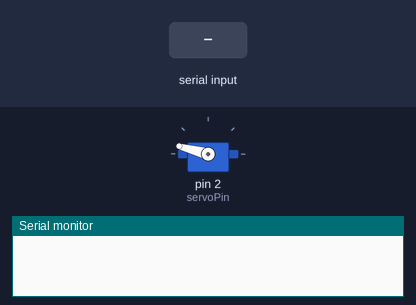
The sketch below on a simulated Arduino Uno, built with avr-gcc and run on an emulated ATmega328P. On the bench: servo, the last lines printed to the serial monitor. Inputs (shaded band) come from the test bench.

Above: at 1.2 s.
1.3 s: "1" received over Serial
At 2.2 s:
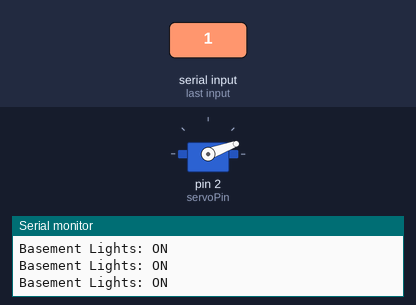
2.8 s: "0" received over Serial
At 3.1 s:
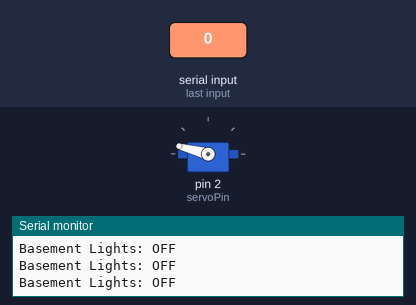
Timing chart, 0 to 5.8 s (numbered marks = the images above; inputs shaded):
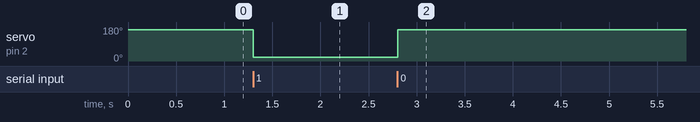

Measured:
- after the input at 1.3 s, servo on pin 2 (servoPin): 165° → 20° at once
- after the input at 2.8 s, servo on pin 2 (servoPin): 20° → 165° at once

The sketch:

automatedBasementLights.ino
```cpp
//Servo Setup Code
#include <Servo.h>
Servo myServo;

//Component Pins
int servoPin = 2;

//Servo Positon
int servoPos;

int state = 0;

void setup() {
  Serial.begin(9600); // Default communication rate of the Bluetooth module

  myServo.attach (servoPin);
  pinMode (servoPin, OUTPUT);

  myServo.write (165);
  state = 0;
}
void loop() {
  if (Serial.available() > 0) { // Checks whether data is coming from the serial port
    state = Serial.read(); // Reads the data from the serial port
  }
  if (state == '0') {
    myServo.write (165);
    Serial.println("Basement Lights: OFF"); // Send back, to the phone, the String "LED: ON"
  }
  else if (state == '1') {
    myServo.write (20);
    Serial.println("Basement Lights: ON");;
  }
}
```
